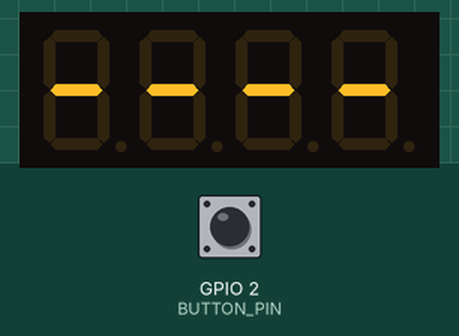
This sketch was run on a simulated ESP8266 (NodeMCU). Parts: 4-digit seven-segment display. The inputs (shaded band) are chosen by the test bench; at power-on: GPIO 2 (BUTTON_PIN) HIGH. WiFi joins after 1.5 s; servers stay silent unless stated; what the sketch prints to the serial monitor is not drawn.

Above: at 2.8 s.
2.9 s: GPIO 2 (BUTTON_PIN) pulled LOW for 0.15 s
At 4.2 s:
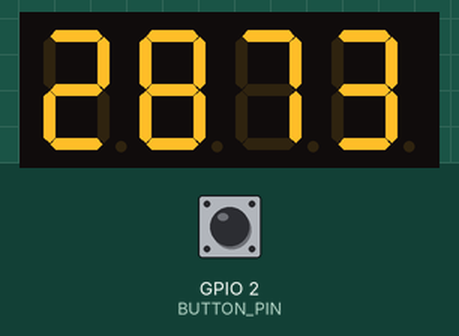
4.5 s: GPIO 2 (BUTTON_PIN) pulled LOW for 1 s
At 6.0 s:
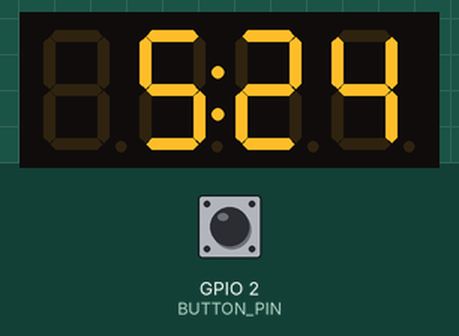
7.0 s: GPIO 2 (BUTTON_PIN) pulled LOW for 3.2 s
At 11.4 s:
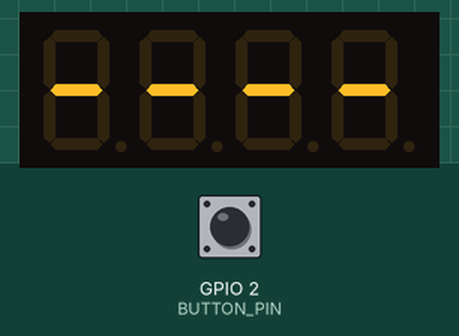
11.7 s: GPIO 2 (BUTTON_PIN) pulsed LOW 5 times (0.12 s each, 0.3 s apart)
At 31.2 s:
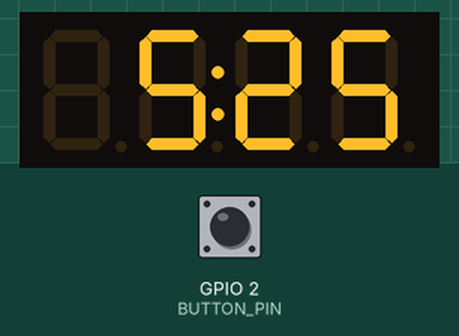
Timing chart, 0 to 32.1 s (numbered marks = the images above; inputs shaded):
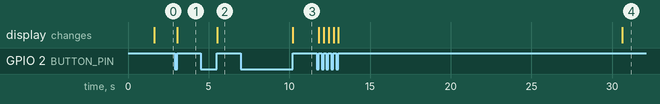

The sketch:

timezone.ino
```cpp
#include <WiFiManager.h>

/*
 *    timezone.ino
 *    Written By Spencer Perry
 *    5/3/2016
 *
 */


#include <Wire.h>
#include <Button.h>
#include <TimeLib.h>
#include <ESP8266WiFi.h>
#include <WiFiUdp.h>
#include <WiFiManager.h>
#include <DNSServer.h>            //Local DNS Server used for redirecting all requests to the configuration portal
#include <ESP8266WebServer.h>     //Local WebServer used to serve the configuration portal
#include <Adafruit_GFX.h>
#include "Adafruit_LEDBackpack.h"

const time_t EPOCH_GRAD = 1559174400;
const time_t EPOCH_ANN = 1462233600;

#define DISPLAY_ADDRESS   0x70
#define BUTTON_PIN 2

// Create Display Object
Adafruit_7segment ClockDisplay = Adafruit_7segment();

// NTP Servers:
static const char ntpServerName[] = "us.pool.ntp.org";
//static const char ntpServerName[] = "time.nist.gov";
//static const char ntpServerName[] = "time-a.timefreq.bldrdoc.gov";
//static const char ntpServerName[] = "time-b.timefreq.bldrdoc.gov";
//static const char ntpServerName[] = "time-c.timefreq.bldrdoc.gov";

// const int timeZone = 1;     // Central European Time
const int timeZone = -5;  // Eastern Standard Time (USA)
//const int timeZone = -4;  // Eastern Daylight Time (USA)
//const int timeZone = -8;  // Pacific Standard Time (USA)
//const int timeZone = -7;  // Pacific Daylight Time (USA)


WiFiUDP Udp;

unsigned int localPort = 8888;  // local port to listen for UDP packets

bool TIME_24_HOUR = false;

time_t getNtpTime();
void digitalClockDisplay();
void printDigits(int digits);
void sendNTPpacket(IPAddress &address);

void setup()
{
  //pinMode(2,INPUT_PULLUP);
  //attachInterrupt(2, OnButtonPress, RISING);

  // WiFi.disconnect();
  Wire.begin(4,5);

  Serial.begin(9600);
  ClockDisplay.begin(DISPLAY_ADDRESS);

  WiFiManager wifiManager;
  //first parameter is name of access point, second is the password
  wifiManager.autoConnect("4F1NGERFREDDY", "nognomes");


  Udp.begin(localPort);
  Serial.print("IP number assigned by DHCP is ");
  Serial.println(WiFi.localIP());
  Serial.println("Starting UDP");
  Serial.print("Local port: ");
  Serial.println(Udp.localPort());
  Serial.println("waiting for sync");
  setSyncProvider(getNtpTime);
  setSyncInterval(300);
}

time_t prevDisplay = 0; // when the digital clock was displayed
volatile int mode = 1;

Button myButton = Button(BUTTON_PIN, true, true, 30);

void loop()
{
  if (timeStatus() != timeNotSet) {

    myButton.read();

    if(myButton.wasReleased()) {
      if(myButton.pressedFor(3000)) {
        ResetClock();
      }
      else {
        ChangeMode();
      }
    }
   }
   else {
      setSyncProvider(getNtpTime);
   }
   CalcDisplay(mode);
   ClockDisplay.writeDisplay();
}

void CalcDisplay(int mode) {
  if(mode == 0) {
      digitalClockDisplay();
  }
  else if (mode == 1) {
      int diff = ((EPOCH_GRAD - now()) /60/ 60/24);
      ClockDisplay.print(diff, DEC);
  }
  else if (mode == 2)  {
      int diff = (-1 * (EPOCH_ANN - now()) /60/ 60/24);
      Serial.println(diff);
      ClockDisplay.print(diff, DEC);
  }
  else {
    ClockDisplay.printError();
  }
}

void digitalClockDisplay()
{
  // digital clock display of the time
  int hours = hour();
  int minutes =minute();
  int seconds = (second());
  int displayValue = hours*100 + minutes;

    // Do 24 hour to 12 hour format conversion when required.
  if (!TIME_24_HOUR) {
    // Handle when hours are past 12 by subtracting 12 hours (1200 value).
    if (hours > 12) {
      displayValue -= 1200;
    }
    // Handle hour 0 (midnight) being shown as 12.
    else if (hours == 0) {
      displayValue += 1200;
    }
  }

  ClockDisplay.print(displayValue, DEC);
  ClockDisplay.drawColon(true);
  ClockDisplay.writeDisplay();

}

void printDigits(int digits)
{
  // utility for digital clock display: prints preceding colon and leading 0
  Serial.print(":");
  if (digits < 10)
    Serial.print('0');
  Serial.print(digits);
}

/*-------- NTP code ----------*/

const int NTP_PACKET_SIZE = 48; // NTP time is in the first 48 bytes of message
byte packetBuffer[NTP_PACKET_SIZE]; //buffer to hold incoming & outgoing packets

time_t getNtpTime()
{
  IPAddress ntpServerIP; // NTP server's ip address

  while (Udp.parsePacket() > 0) ; // discard any previously received packets
  Serial.println("Transmit NTP Request");
  // get a random server from the pool
  WiFi.hostByName(ntpServerName, ntpServerIP);
  Serial.print(ntpServerName);
  Serial.print(": ");
  Serial.println(ntpServerIP);
  sendNTPpacket(ntpServerIP);
  uint32_t beginWait = millis();
  while (millis() - beginWait < 1500) {
    int size = Udp.parsePacket();
    if (size >= NTP_PACKET_SIZE) {
      Serial.println("Receive NTP Response");
      Udp.read(packetBuffer, NTP_PACKET_SIZE);  // read packet into the buffer
      unsigned long secsSince1900;
      // convert four bytes starting at location 40 to a long integer
      secsSince1900 =  (unsigned long)packetBuffer[40] << 24;
      secsSince1900 |= (unsigned long)packetBuffer[41] << 16;
      secsSince1900 |= (unsigned long)packetBuffer[42] << 8;
      secsSince1900 |= (unsigned long)packetBuffer[43];
      return secsSince1900 - 2208988800UL + timeZone * SECS_PER_HOUR;
    }
  }
  getNtpTime();
  return 0; // return 0 if unable to get the time
}

void ChangeMode() {
  Serial.print("Mode Changed");
  mode = (mode + 1) % 3;
}

void ResetClock() {
  Serial.print("Reseting Clock");
  ESP.reset();
}

// send an NTP request to the time server at the given address
void sendNTPpacket(IPAddress &address)
{
  // set all bytes in the buffer to 0
  memset(packetBuffer, 0, NTP_PACKET_SIZE);
  // Initialize values needed to form NTP request
  // (see URL above for details on the packets)
  packetBuffer[0] = 0b11100011;   // LI, Version, Mode
  packetBuffer[1] = 0;     // Stratum, or type of clock
  packetBuffer[2] = 6;     // Polling Interval
  packetBuffer[3] = 0xEC;  // Peer Clock Precision
  // 8 bytes of zero for Root Delay & Root Dispersion
  packetBuffer[12] = 49;
  packetBuffer[13] = 0x4E;
  packetBuffer[14] = 49;
  packetBuffer[15] = 52;
  // all NTP fields have been given values, now
  // you can send a packet requesting a timestamp:
  Udp.beginPacket(address, 123); //NTP requests are to port 123
  Udp.write(packetBuffer, NTP_PACKET_SIZE);
  Udp.endPacket();
}
```

Measured:
- after the input at 2.9 s, the display: changes after 0.15 s (image 1)
- after the input at 4.5 s, the display: changes after 1.0 s (image 2)
- after the input at 7.0 s, the display: changes after 3.2 s (image 3)
- after the input at 11.7 s, the display: first changes after 0.12 s (image 4 shows a later state)
